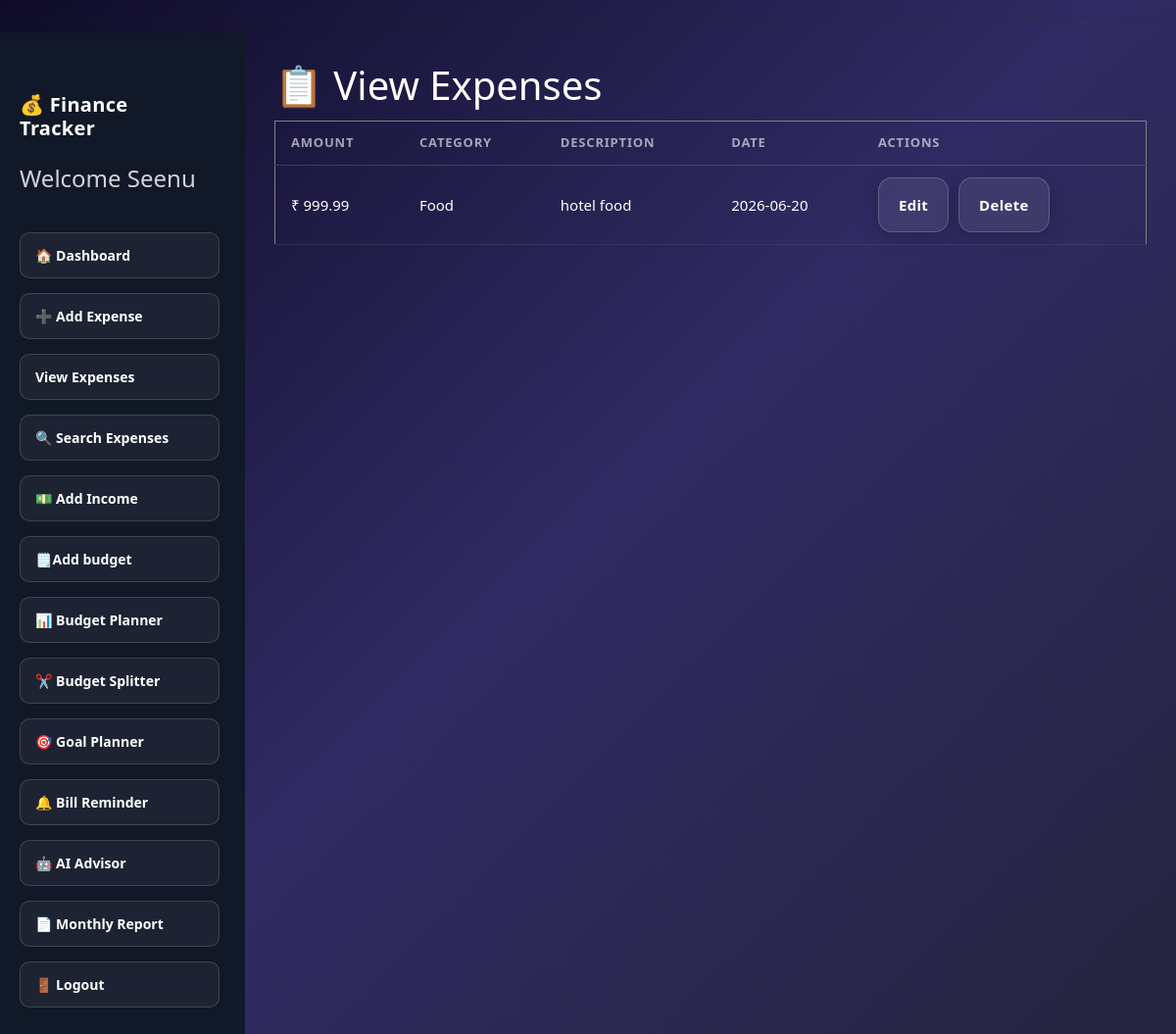
The app's page /expense (signed in) with its own data.
### tables this page shows
CREATE TABLE expenses(
    id INTEGER PRIMARY KEY AUTOINCREMENT,
    amount REAL,
    category TEXT,
    description TEXT,
    date TEXT
, user_id INTEGER);

### app.py (the view)
@app.route("/expense")
def expense():
    if "user_id" not in session:
        return redirect("/login")
    conn = sqlite3.connect("finance.db")
    cursor = conn.cursor()
    cursor.execute("""
    SELECT * FROM expenses
    WHERE user_id = ?
    ORDER BY id DESC
    """, (session["user_id"],))
    expenses = cursor.fetchall()
    conn.close()
    return render_template(
        "expense.html",
        expenses=expenses
    )

### templates/expense.html (shortened to what this page needs)
<!DOCTYPE html>
<hr>
<html>
<head>
    <link href="https://cdn.jsdelivr.net/npm/bootstrap@5.3.3/dist/css/bootstrap.min.css" rel="stylesheet">
    <link rel="stylesheet"
          href="{{ url_for('static', filename='style.css') }}">
</head>
<body>
{% extends "base.html" %}
{% block content %}
<h1>📋 View Expenses</h1>
<table border="1" cellpadding="10">
<tr>
    <th>Amount</th>
    <th>Category</th>
    <th>Description</th>
    <th>Date</th>
    <th>Actions</th>
</tr>
{% for expense in expenses %}
<tr>
    <td>₹ {{ expense[1] }}</td>
    <td>{{ expense[2] }}</td>
    <td>{{ expense[3] }}</td>
    <td>{{ expense[4] }}</td>
    <td>
        <a href="/edit_expense/{{ expense[0] }}"
           class="btn btn-warning">
           Edit
        </a>
        <a href="/delete_expense/{{ expense[0] }}"
           class="btn btn-danger">
           Delete
        </a>
    </td>
</tr>
{% endfor %}
</table>
{% endblock %}

### static/style.css (style rules this page uses)
body { background: #0f0c29; background: linear-gradient(135deg, #0f0c29, #302b63, #24243e); min-height: 100vh; font-family: 'Segoe UI', Arial, sans-serif; }
a { text-decoration: none; font-weight: 600; margin-right: 6px; color: rgba(255, 255, 255, 0.85); padding: 8px 18px; border-radius: 8px; font-size: 14px; border: 1px solid rgba(255, 255, 255, 0.15); transition: all 0.2s ease; display: inline-block; }
h1, h2, h3 { color: #fff; }
table { width: 100%; min-width: 600px; border-collapse: collapse; margin-top: 12px; color: #fff; }
th { padding: 12px 16px; text-align: left; font-size: 13px; font-weight: 700; letter-spacing: 0.8px; text-transform: uppercase; color: rgba(255, 255, 255, 0.6); border-bottom: 1px solid rgba(255, 255, 255, 0.15); }
td { padding: 12px 16px; font-size: 15px; color: #fff; border-bottom: 1px solid rgba(255, 255, 255, 0.07); }
.btn-primary, .btn-danger, .btn-success, .btn-warning, .btn-info, .btn-secondary, .btn-dark { background: rgba(255, 255, 255, 0.08) !important; border: 1px solid rgba(255, 255, 255, 0.18) !important; color: #fff !important; backdrop-filter: blur(12px); -webkit-backdrop-filter: blur(12px); border-radius: 14px !important; padding: 16px 20px !important; font-size: 15px !important; font-weight: 600 !important; letter-spacing: 0.3px; transition: all 0.25s ease !important; box-shadow: 0 4px 20px rgba(0, 0, 0, 0.2) !important; }

### records on screen
expenses: amount "999.99", category "Food", description "hotel food", date "2026-06-20"

### other values on screen
{{ session['username'] }} "Seenu"
